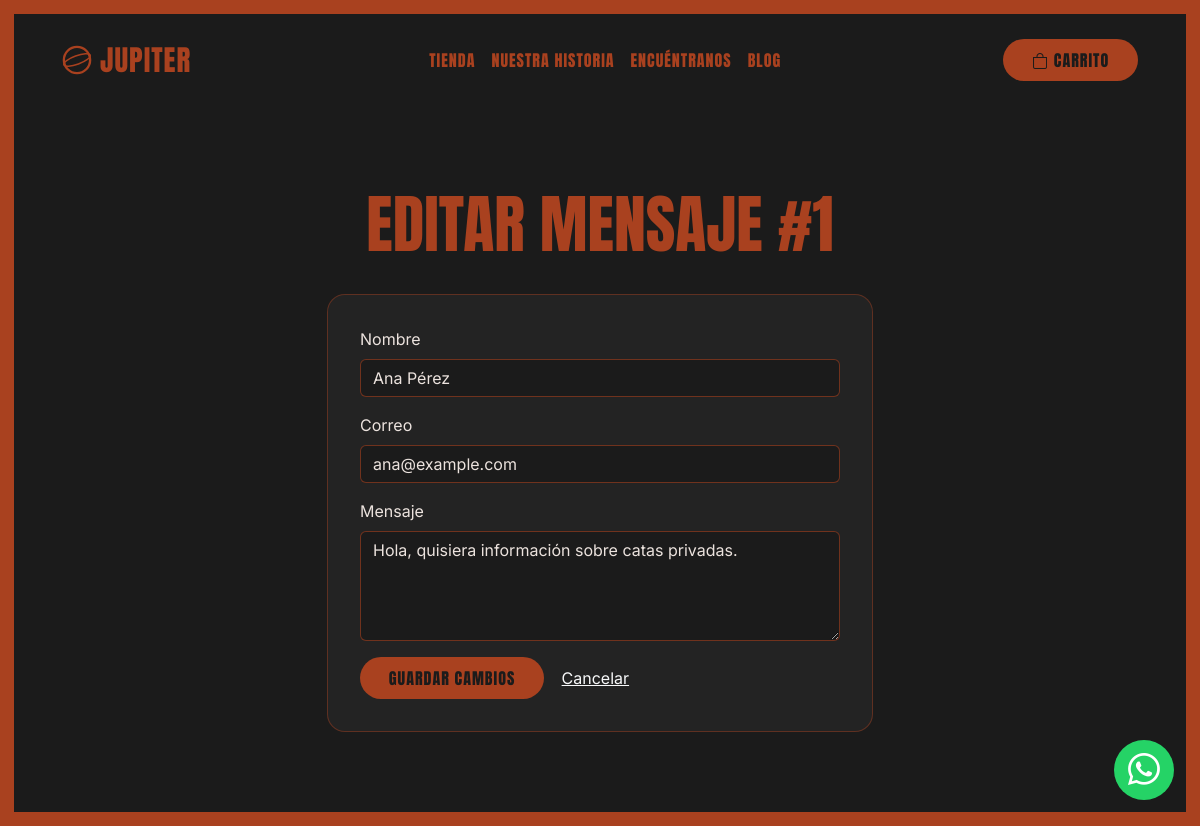
The app's page /index.php?accion=editar&id=1 with its own data.
### tables this page shows
CREATE TABLE IF NOT EXISTS contactos (
  id INT AUTO_INCREMENT PRIMARY KEY,
  nombre VARCHAR(100) NOT NULL,
  email VARCHAR(100) NOT NULL,
  mensaje TEXT NOT NULL,
  fecha TIMESTAMP DEFAULT CURRENT_TIMESTAMP
);

### controllers/ContactoController.php (called while the page is built, shortened)
<?php
require_once __DIR__ . '/../models/Contacto.php';
class ContactoController {
    private $modelo;
    public function __construct() { $this->modelo = new Contacto(); }
    public function editar() {
        $c = $this->modelo->obtener((int)($_GET['id'] ?? 0));
        require __DIR__ . '/../views/editar.php';
    }
}

### config/database.php (called while the page is built)
<?php
class Database {
    private static $pdo = null;
    public static function conectar() {
        if (self::$pdo === null) {
            $host = 'localhost';
            $db   = 'jupiter_db';
            $user = 'root';
            $pass = '';
            self::$pdo = new PDO("mysql:host=$host;dbname=$db;charset=utf8mb4", $user, $pass, [
                PDO::ATTR_ERRMODE => PDO::ERRMODE_EXCEPTION,
                PDO::ATTR_DEFAULT_FETCH_MODE => PDO::FETCH_ASSOC
            ]);
        }
        return self::$pdo;
    }
}

### models/Contacto.php (called while the page is built, shortened)
<?php
require_once __DIR__ . '/../config/database.php';
class Contacto {
    private $db;
    public function __construct() { $this->db = Database::conectar(); }
    public function obtener($id) {
        $st = $this->db->prepare("SELECT * FROM contactos WHERE id = ?");
        $st->execute([$id]);
        return $st->fetch();
    }
}

### views/editar.php (the view, shortened to what this page needs)
<?php require __DIR__ . '/partials/header.php'; ?>
<section class="seccion" style="min-height:70vh">
  <div class="container"><div class="row justify-content-center"><div class="col-12 col-md-8 col-lg-6">
    <h2 class="titulo-seccion">Editar mensaje #<?= $c['id'] ?></h2>
    <form action="index.php?accion=actualizar" method="POST" class="formulario">
      <div class="mb-3"><label class="form-label">Nombre</label><input type="text" name="nombre" class="form-control" value="<?= htmlspecialchars($c['nombre']) ?>" required></div>
      <div class="mb-3"><label class="form-label">Correo</label><input type="email" name="email" class="form-control" value="<?= htmlspecialchars($c['email']) ?>" required></div>
      <div class="mb-3"><label class="form-label">Mensaje</label><textarea name="mensaje" rows="4" class="form-control" required><?= htmlspecialchars($c['mensaje']) ?></textarea></div>
      <button class="btn btn-rust">Guardar cambios</button>
      <a href="index.php?accion=admin" class="btn btn-link text-light">Cancelar</a>
    </form>
  </div></div></div>
</section>
<?php require __DIR__ . '/partials/footer.php'; ?>

### assets/css/style.css (style rules this page uses)
:root { --rust:#a9411f; --rust-claro:#d9693c; --dark:#1b1b1b; --dark2:#232323; --texto:#ece3de; }
* { box-sizing: border-box; }
html { scroll-behavior: smooth; }
body { background: var(--rust); padding: 14px; font-family: 'Inter', system-ui, sans-serif; color: var(--texto); }
a { color: inherit; }
.btn-rust { background: var(--rust); color: var(--dark); font-family:'Anton', sans-serif; letter-spacing:1px; text-transform:uppercase; border:none; border-radius: 50px; padding: .55rem 1.8rem; transition: all .3s ease; }
.seccion { padding: 5rem 0; }
.titulo-seccion { font-family: 'Anton', sans-serif; text-transform: uppercase; color: var(--rust); font-size: clamp(2.2rem, 6vw, 4rem); text-align: center; margin-bottom: 2rem; }
.formulario { background: var(--dark2); border: 1px solid rgba(169,65,31,.45); border-radius: 18px; padding: 2rem; }
.formulario .form-control { background: var(--dark); border: 1px solid rgba(169,65,31,.6); color: var(--texto); }

### records on screen
contactos: id "1", nombre "Ana Pérez", email "ana@example.com", mensaje "Hola, quisiera información sobre catas privadas."
